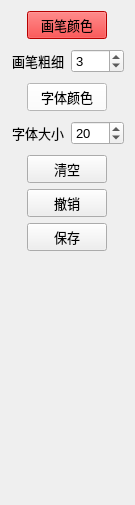
             <widget class="QWidget" name="page_5">
              <property name="geometry">
               <rect>
                <x>0</x>
                <y>0</y>
                <width>135</width>
                <height>505</height>
               </rect>
              </property>
              <attribute name="label">
               <string>          图片注释</string>
              </attribute>
              <layout class="QVBoxLayout" name="verticalLayout_5">
               <item alignment="Qt::AlignHCenter">
                <widget class="QPushButton" name="pushButton_39">
                 <property name="enabled">
                  <bool>true</bool>
                 </property>
                 <property name="font">
                  <font>
                   <pointsize>10</pointsize>
                  </font>
                 </property>
                 <property name="styleSheet">
                  <string notr="true">background-color: rgb(255, 0, 0);</string>
                 </property>
                 <property name="text">
                  <string>画笔颜色</string>
                 </property>
                </widget>
               </item>
               <item>
                <layout class="QHBoxLayout" name="horizontalLayout_5">
                 <property name="topMargin">
                  <number>4</number>
                 </property>
                 <property name="bottomMargin">
                  <number>4</number>
                 </property>
                 <item>
                  <widget class="QLabel" name="label_12">
                   <property name="enabled">
                    <bool>true</bool>
                   </property>
                   <property name="sizePolicy">
                    <sizepolicy hsizetype="Minimum" vsizetype="Preferred">
                     <horstretch>0</horstretch>
                     <verstretch>0</verstretch>
                    </sizepolicy>
                   </property>
                   <property name="font">
                    <font>
                     <pointsize>10</pointsize>
                    </font>
                   </property>
                   <property name="text">
                    <string>画笔粗细</string>
                   </property>
                   <property name="alignment">
                    <set>Qt::AlignCenter</set>
                   </property>
                   <property name="margin">
                    <number>0</number>
                   </property>
                  </widget>
                 </item>
                 <item>
                  <widget class="QSpinBox" name="spinBox_6">
                   <property name="enabled">
                    <bool>true</bool>
                   </property>
                   <property name="font">
                    <font>
                     <pointsize>10</pointsize>
                    </font>
                   </property>
                   <property name="minimum">
                    <number>1</number>
                   </property>
                   <property name="maximum">
                    <number>20</number>
                   </property>
                   <property name="value">
                    <number>3</number>
                   </property>
                  </widget>
                 </item>
                </layout>
               </item>
               <item alignment="Qt::AlignHCenter|Qt::AlignVCenter">
                <widget class="QPushButton" name="pushButton_37">
                 <property name="enabled">
                  <bool>true</bool>
                 </property>
                 <property name="font">
                  <font>
                   <pointsize>10</pointsize>
                  </font>
                 </property>
                 <property name="styleSheet">
                  <string notr="true">background-color: rgb(255, 255, 255);</string>
                 </property>
                 <property name="text">
                  <string>字体颜色</string>
                 </property>
                </widget>
               </item>
               <item>
                <layout class="QHBoxLayout" name="horizontalLayout_6">
                 <property name="topMargin">
                  <number>4</number>
                 </property>
                 <property name="bottomMargin">
                  <number>4</number>
                 </property>
                 <item>
                  <widget class="QLabel" name="label_13">
                   <property name="enabled">
                    <bool>true</bool>
                   </property>
                   <property name="sizePolicy">
                    <sizepolicy hsizetype="Minimum" vsizetype="Preferred">
                     <horstretch>0</horstretch>
                     <verstretch>0</verstretch>
                    </sizepolicy>
                   </property>
                   <property name="font">
                    <font>
                     <pointsize>10</pointsize>
                    </font>
                   </property>
                   <property name="text">
                    <string>字体大小</string>
                   </property>
                   <property name="alignment">
                    <set>Qt::AlignCenter</set>
                   </property>
                   <property name="margin">
                    <number>0</number>
                   </property>
                  </widget>
                 </item>
                 <item>
                  <widget class="QSpinBox" name="spinBox_5">
                   <property name="enabled">
                    <bool>true</bool>
                   </property>
                   <property name="font">
                    <font>
                     <pointsize>10</pointsize>
                    </font>
                   </property>
                   <property name="minimum">
                    <number>1</number>
                   </property>
                   <property name="maximum">
                    <number>50</number>
                   </property>
                   <property name="value">
                    <number>20</number>
                   </property>
                  </widget>
                 </item>
                </layout>
               </item>
               <item alignment="Qt::AlignHCenter">
                <widget class="QPushButton" name="pushButton_40">
                 <property name="enabled">
                  <bool>true</bool>
                 </property>
                 <property name="minimumSize">
                  <size>
                   <width>0</width>
                   <height>24</height>
                  </size>
                 </property>
                 <property name="font">
                  <font>
                   <pointsize>10</pointsize>
                  </font>
                 </property>
                 <property name="text">
                  <string>清空</string>
                 </property>
                </widget>
               </item>
               <item alignment="Qt::AlignHCenter">
                <widget class="QPushButton" name="pushButton_35">
                 <property name="enabled">
                  <bool>true</bool>
                 </property>
                 <property name="minimumSize">
                  <size>
                   <width>75</width>
                   <height>0</height>
                  </size>
                 </property>
                 <property name="font">
                  <font>
                   <pointsize>10</pointsize>
                  </font>
                 </property>
                 <property name="toolTip">
                  <string>撤销</string>
                 </property>
                 <property name="text">
                  <string>撤销</string>
                 </property>
                 <property name="icon">
                  <iconset>
                   <normaloff>images/undo.png</normaloff>images/undo.png</iconset>
                 </property>
                 <property name="iconSize">
                  <size>
                   <width>16</width>
                   <height>16</height>
                  </size>
                 </property>
                </widget>
               </item>
               <item alignment="Qt::AlignHCenter">
                <widget class="QPushButton" name="pushButton_36">
                 <property name="enabled">
                  <bool>true</bool>
                 </property>
                 <property name="minimumSize">
                  <size>
                   <width>75</width>
                   <height>0</height>
                  </size>
                 </property>
                 <property name="font">
                  <font>
                   <pointsize>10</pointsize>
                  </font>
                 </property>
                 <property name="toolTip">
                  <string>撤销</string>
                 </property>
                 <property name="text">
                  <string>保存</string>
                 </property>
                 <property name="icon">
                  <iconset>
                   <normaloff>images/icon_30.png</normaloff>images/icon_30.png</iconset>
                 </property>
                 <property name="iconSize">
                  <size>
                   <width>16</width>
                   <height>16</height>
                  </size>
                 </property>
                </widget>
               </item>
               <item>
                <spacer name="verticalSpacer_2">
                 <property name="orientation">
                  <enum>Qt::Vertical</enum>
                 </property>
                 <property name="sizeHint" stdset="0">
                  <size>
                   <width>20</width>
                   <height>40</height>
                  </size>
                 </property>
                </spacer>
               </item>
              </layout>
             </widget>
